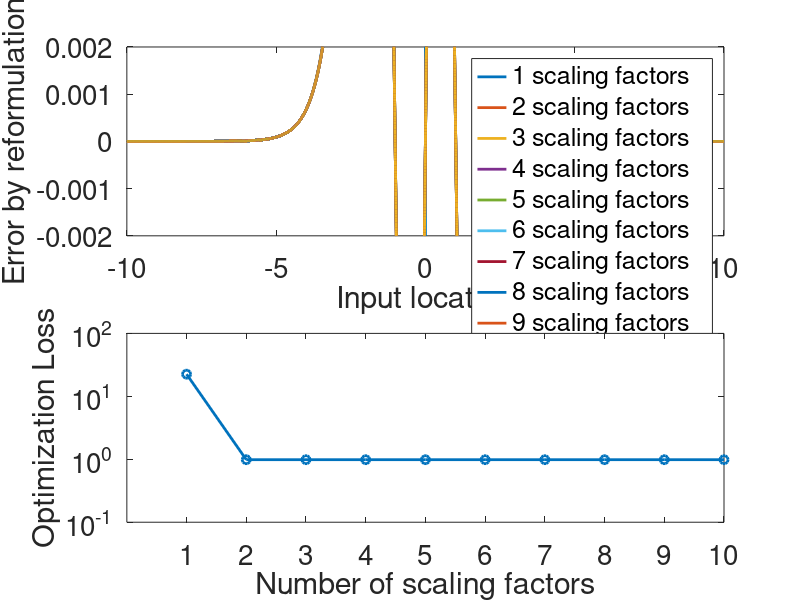

The MATLAB source for this figure:
clear all
close all

u = -10:0.0011:10;
figure();
subplot(2,1,1);
max_factor = 10;

loss_val = zeros(1, max_factor);

for num_fac = 1:max_factor
    x0 = repmat([0], 1, num_fac);
    A = repmat([1], 1, num_fac);
    b = 10;
    % func = @(x) norm( 1./(1+ exp(-u)) - (1+1/length(x)*sum(erf(x'*u),1))/2 ,2); 
    func = @(x) norm( tanh(u) - 1/length(x) * sum(erf(x'*u),1) ,2); 
    x = fmincon(func, x0, A, b);
    loss = func(x);
    disp(loss);
    loss_val(num_fac) = loss;
    
    
    subplot(2,1,1);
    % plot(u, 1./(1+exp(-u)) - (1+1/length(x)*sum(erf(x'*u),1))/2);
    plot(u, tanh(u) - 1/length(x) * sum(erf(x'*u),1), 'LineWidth', 2);
    hold on;

    
    

end
ylim([-2 2]*1e-3);
ylabel('Error by reformulation');
xlabel('Input location')
legend('1 scaling factors', ...
       '2 scaling factors', ...
       '3 scaling factors', ...
       '4 scaling factors', ...
       '5 scaling factors', ...
       '6 scaling factors', ...
       '7 scaling factors', ...
       '8 scaling factors', ...
       '9 scaling factors', ...
       '10 scaling factors' ...
      );
set(gca, 'FontSize', 20);


subplot(2,1,2);
plot(1:max_factor, loss_val, 'o-', 'LineWidth', 2);
xticks([1:max_factor]);
ylabel('Optimization Loss');
xlabel('Number of scaling factors');
set(gca, 'FontSize', 20, 'YScale', 'log');
